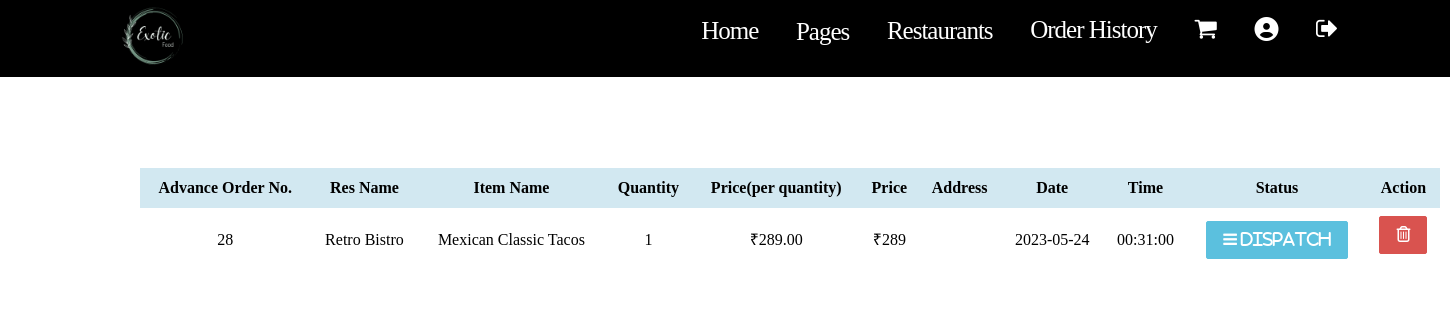
/your_adv_orders.php (signed in), run on the app's committed database.
### tables this page shows
CREATE TABLE `adv_orders` (
  `a_id` int(222) NOT NULL,
  `u_id` int(222) NOT NULL,
  `title` varchar(222) NOT NULL,
  `quantity` int(222) NOT NULL,
  `price` decimal(10,2) NOT NULL,
  `status` varchar(222) DEFAULT NULL,
  `adate` date NOT NULL,
  `atime` time NOT NULL,
  `rs_id` int(222) NOT NULL,
  `address` text DEFAULT NULL
);

CREATE TABLE `restaurant` (
  `rs_id` int(222) NOT NULL,
  `c_id` int(222) NOT NULL,
  `title` varchar(222) NOT NULL,
  `email` varchar(222) NOT NULL,
  `phone` varchar(222) NOT NULL,
  `url` varchar(222) NOT NULL,
  `o_hr` varchar(222) NOT NULL,
  `c_hr` varchar(222) NOT NULL,
  `o_days` varchar(222) NOT NULL,
  `address` text NOT NULL,
  `image` text NOT NULL,
  `date` timestamp NOT NULL DEFAULT current_timestamp() ON UPDATE current_timestamp(),
  `pass` varchar(100) DEFAULT NULL
);

### your_adv_orders.php (the view, shortened to what this page needs)
<!DOCTYPE html>
<html lang="en">
	<head>
	</head>
<?php
include("connection/connect.php");
if(empty($_SESSION['user_id']))
{
	header('location:login.php');
}
else
{
?>
<head>
    <link href="css/bootstrap.min.css" rel="stylesheet">
    <link href="css/font-awesome.min.css" rel="stylesheet">
    <link href="css/animsition.min.css" rel="stylesheet">
    <link href="css/animate.css" rel="stylesheet">
    <link href="css/style.css" rel="stylesheet">
	</head>
<body>
        <header id="header" class="header-scroll top-header headrom">
  <body>
            <nav class="navbar navbar-dark">
                <div class="container">
                    <a class="navbar-brand" href="index.php"> <img class="img-rounded" src="images/food-logo.png" alt=""> </a>
                    <div class="collapse navbar-toggleable-md  float-lg-right" id="mainNavbarCollapse">
                        <ul class="nav navbar-nav">
                            <li class="nav-item"> <a class="nav-link active" href="index.php">Home <span class="sr-only">(current)</span></a> </li>
                            <li class="nav-item" style="margin-top:1px;">
                            <div class="dropdown">
                            <button class="nav-link " style=" background:#000000; border:none; color:#fff; margin: top -25px;">Pages</button>
                            </div>
                        </li>
                            <li class="nav-item"> <a class="nav-link active" href="restaurants.php">Restaurants <span class="sr-only"></span></a> </li>
							<?php
						if(empty($_SESSION["user_id"]))
                        {
                            echo '<li class="nav-item"><a href="login.php" class="nav-link active">Login</a> </li>&nbsp;&nbsp;';
                          echo '<li class="nav-item"><a href="registration.php" class="nav-link active">Signup</a> </li>';
                          echo '<li class = "nav-item"><a href="cart.php" class="fafa"><i class="fa fa-shopping-cart" style=" font-size:24px; color:#ffffff"></i></a> </li>
                                <li class = "nav-item"><a class="fafa"><i class="fas fa-user-circle" style=" font-size:24px; color:#ffffff"></i></a> </li>';
                        }
                    else
                        {
                            echo  '
                            <li class="nav-item" style="margin-top:-1px;">
                                        <div class="dropdown">
                                        <button class="nav-link " style=" background:#000000; color:#ffffff; border:none; ">Order History</button>
                                            <div class="dropdown-content">
                                            <a href="your_orders.php">Orders</a>
                                            <a href="your_adv_orders.php">Advance Orders</a>
                                            </div>
                                        </div>
                                    </li> ';
                            echo '<li class = "nav-item"><a href="cart.php" class="fafa"><i  class="fa fa-shopping-cart" style=" font-size:24px; color:#ffffff"></i></a> </li>
                            <li class = "nav-item"><a href="profile.php" class="fafa"><i  class="fas fa-user-circle" style=" font-size:24px; color:#ffffff"></i></a> </li>';
                            echo '<li class = "nav-item"><a href="logout.php" class="fafa"><i class="fa fa-sign-out" style=" color:#ffffff;font-size:24px; "></i></a> </li>';
                        }
						?>
                        </ul>
                    </div>
                </div>
            </nav>
            </header>
        <br><br><br><br><br><br><br>
			  <table border = "0.5"style="color:#000000;margin-left: 140px; text-align:center; width:1300px">
  <thead>
    <tr>
      <th style="text-align:center; background :rgb(210,232,241); Color:#000000;">Advance Order No.</th>
      <th style="text-align:center; background :rgb(210,232,241); Color:#000000;">Res Name</th>
      <th style="text-align:center; background :rgb(210,232,241); Color:#000000;">Item Name</th>
      <th style="text-align:center;background :rgb(210,232,241); Color:#000000;">Quantity</th>
      <th style="text-align:center;background :rgb(210,232,241); Color:#000000;">Price(per quantity)</th>
      <th style="text-align:center; background :rgb(210,232,241); Color:#000000;">Price</th>
      <th style="text-align:center; background :rgb(210,232,241); Color:#000000;">Address</th>
      <th style="text-align:center; background :rgb(210,232,241); Color:#000000;">Date</th>
      <th style="text-align:center; background :rgb(210,232,241); Color:#000000;">Time</th>
      <th style="text-align:center; background :rgb(210,232,241); Color:#000000;">Status</th>
      <th style="text-align:center; background :rgb(210,232,241); Color:#000000;">Action</th>
    </tr>
  </thead>
  <tbody>
    <?php
    $query_res = mysqli_query($db, "SELECT o.*, r.title AS restaurant_name FROM adv_orders o INNER JOIN restaurant r ON o.rs_id = r.rs_id WHERE o.u_id='" . $_SESSION['user_id'] . "'");
    if (!mysqli_num_rows($query_res) > 0) {
      echo '<tr><td colspan="8" style="color:#000000"><center>You have no orders placed yet.</center></td></tr>';
    } else {
      while ($row = mysqli_fetch_array($query_res)) {
    ?>
      <tr style="color:#000000;">
        <td><?php echo $row['a_id']; ?></td>
        <td><?php echo $row['restaurant_name']; ?></td>
        <td><?php echo $row['title']; ?></td>
        <td><?php echo $row['quantity']; ?></td>
        <td>₹<?php echo $row['price']; ?></td>
        <td data-column="price">₹<?php echo $row['price'] * $row['quantity'];?></td>
        <td><?php echo $row['address']; ?></td>
        <td><?php echo $row['adate']; ?></td>
        <td><?php echo $row['atime']; ?></td>
        <td>
          <?php
            $status = $row['status'];
            if ($status == "" or $status == "NULL") {
          ?>
              <button type="button" class="btn btn-info" style="font-weight:bold;"><span class="fa fa-bars"  aria-hidden="true" > Dispatch</button>
          <?php
            }
          ?>
        </td>
        <td>
          <a href="delete_adv_orders.php?order_del=<?php echo $row['a_id'];?>" onclick="return confirm('Are you sure you want to cancel your order?');" class="btn btn-danger btn-flat btn-addon btn-xs m-b-10"><i class="fa fa-trash-o" style="font-size:16px"></i></a>
        </td>
      </tr>
    <?php
      }
    }
    ?>
  </tbody>
</table>
</body>
</html>
<?php
}
?>

### css/style.css (style rules this page uses)
body { background: rgba(255, 255, 255, 0.68); font-size: 16px; color: #ffffff; font-weight: 400; overflow-x: hidden; }
ul { list-style-type: none; padding: 0; }
.container { max-width: 1270px; width: 94%; }
.form-control-lg, .dropdown-menu, .btn, .btn-group-lg>.btn, .btn-lg, .img-rounded { border-radius: 2px }
.btn { transition: all .4s; }
.m-b-10 { margin-bottom: 10px; }
#header { position: fixed; width: 100%; border: 0; z-index: 99; }
.navbar { padding: .95rem 1rem; border-radius: 0; }
.navbar-nav .nav-item { padding-left: 10px; }

### your_adv_orders.php (style rules this page uses)
.dropdown { position: relative; display: inline-block; }
.navbar { padding: 0.95rem 1rem; border-radius: 0; background-color: black; }
*, *:before, *:after { padding: 0px; margin: 0px; box-sizing: border-box ; }
body { background-color: #121317; }
.nav-link { height: 40px; width: auto; min-width: 5px; display: flex; justify-content: space-around; margin: 5px; margin-right: 5pt; margin-top : -10px; padding: -40px; }
.nav-link { position: relative; text-decoration: double; color: #ffffff; font-family:cursive; font-size: 25px; letter-spacing: -1px; justify-items: left; }
.nav-link:before, .nav-link:after { content: ""; position: absolute; height: 4px; width: 0px; background-color: #18f08b; transition: 1s; margin: auto; }
.nav-link:after { left:0; bottom: -10px; }
.nav-link:before { right: 0; top: 5px; }
.fafa { height: 40px; width: auto; min-width: 5px; display: flex; justify-content: space-around; margin: 5px; margin-right: 5pt; margin-top : 2px; padding: -40px; position: relative; color: #ffffff; }
table { width: 100%; color: #000000; text-align: center; margin-left: 40px; font-family:cursive; }
th, td { padding: 8px; font-family:cursive; }
th { background-color: #f2f2f2; font-family:cursive; }
.img-rounded { height: 100px; width: 100px; margin-top: -35px; margin-bottom: -35px; }

### data on the page
adv_orders: a_id "28", rs.title "Retro Bistro", title "Mexican Classic Tacos", quantity "1", price "289.00", $row['price'] * $row['quantity'] "289", adate "2023-05-24", atime "00:31:00"
